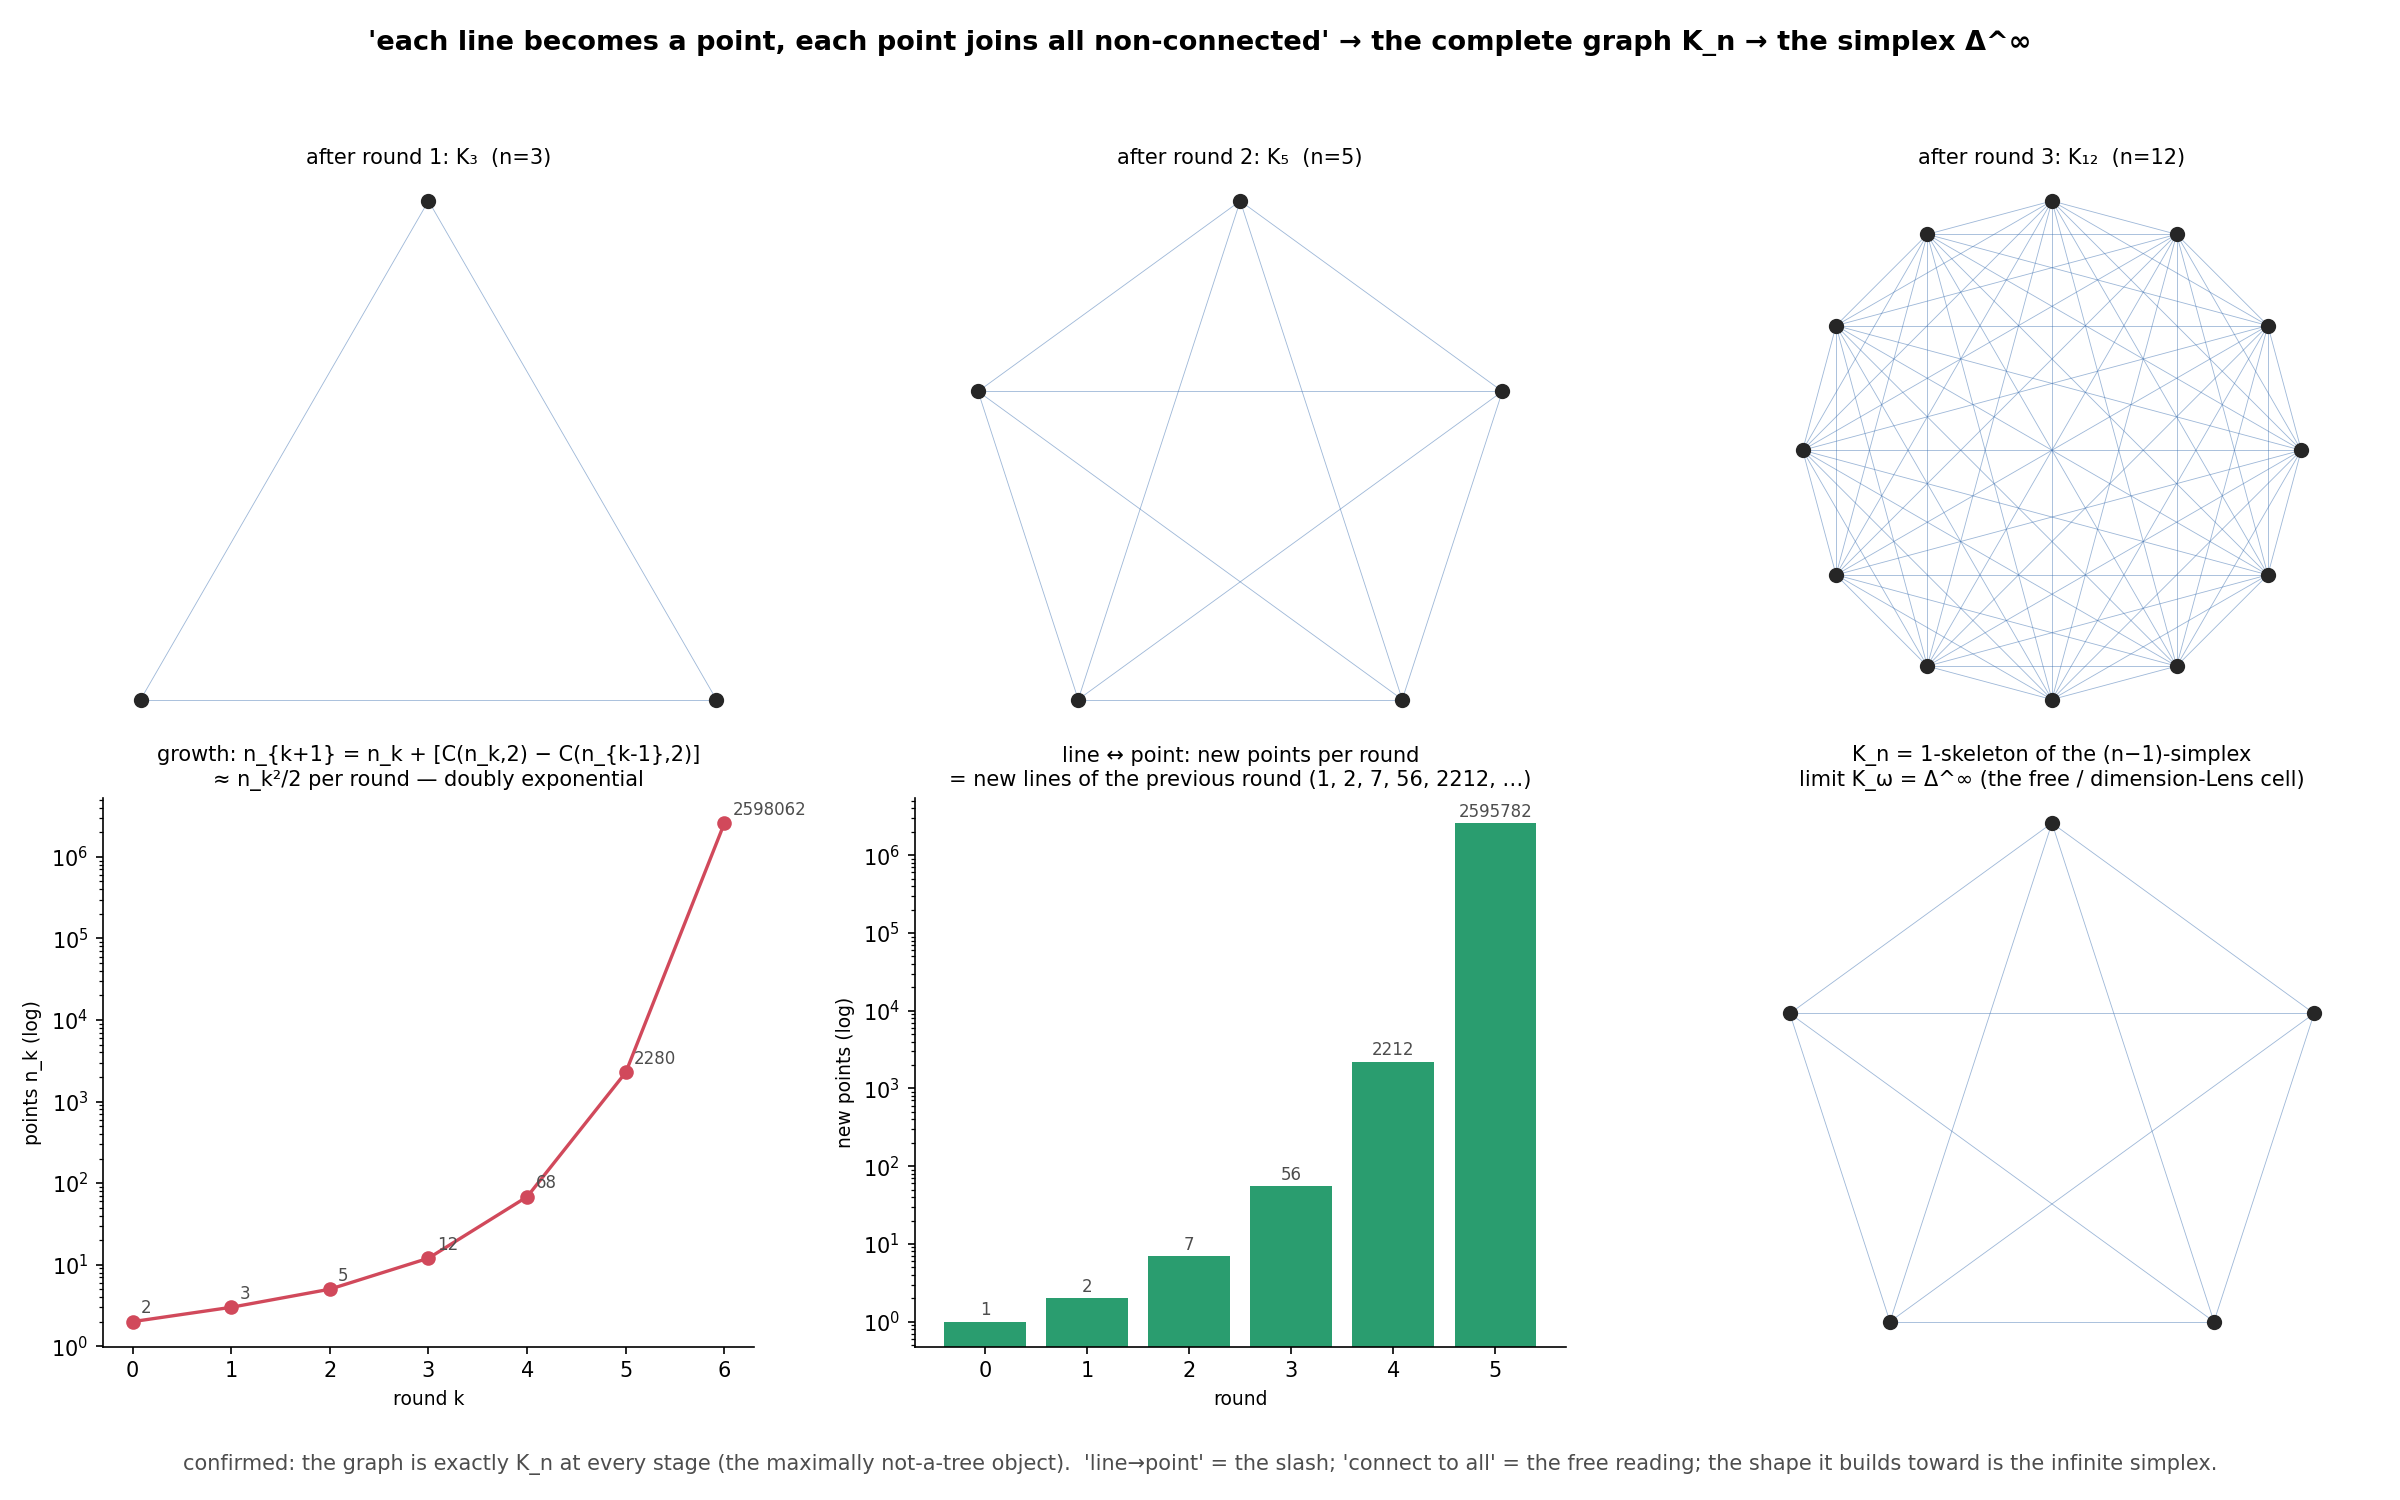

Write the Python code that produced this figure.
"""The 'line ↔ point, connect to all non-connected' rule → the complete graph.

Mingu Jeong's refined cycle:
  · two points;
  · draw the line(s) between points          (중간 1)
  · each line corresponds to one new point    (중간 2 — line ↔ point = the slash)
  · the new point draws lines to every point it is NOT already connected to (중간 3)
  · repeat: each new line → a point, each new point → lines to all non-connected.

What graph is this?  Computed exactly: at EVERY stage the graph is the complete
graph K_n (every vertex ends adjacent to every other, because a new vertex
connects to all then-existing, and all later vertices connect back to it).  The
"이어지지 않은" (only non-already-connected) clause is exactly what keeps it a
simple graph and is the reason it is not a tree — it is the *maximally* not-a-tree
object: K_n.

  point counts   n_k :  2, 3, 5, 12, 68, 2280, ~2.6·10⁶, …
  new per round       :  1, 2, 7, 56, 2212, …   (= new edges of the previous round)
  recursion           :  n_{k+1} = n_k + [C(n_k,2) − C(n_{k-1},2)],  graph = K_{n_k}
  growth              :  n_{k+1} ≈ C(n_k,2) ≈ n_k²/2  →  doubly exponential.

This lands exactly on the free / dimension-Lens cell: K_n is the 1-skeleton of the
regular (n−1)-simplex, so the limit is K_ω = Δ^∞
(`AngleStructure/SimplexOrthogonality.lean`).  "line → point" is the slash
(relation → object); "connect to all" is the free reading (every pair distinct and
adjacent).  It is the opposite end of the connection-criterion dial from the
sparse parent-edge graph; the user's rule picks the *complete* end.

Run:  python3 research-notes/geometric/complete_graph_rule.py
"""

import numpy as np
import matplotlib.pyplot as plt
from math import comb


def draw_complete(ax, n, title):
    th = np.linspace(0, 2 * np.pi, n, endpoint=False) + np.pi / 2
    P = np.column_stack([np.cos(th), np.sin(th)])
    for i in range(n):
        for j in range(i + 1, n):
            ax.plot([P[i, 0], P[j, 0]], [P[i, 1], P[j, 1]],
                    color="#3b6fb0", lw=0.4, alpha=0.5)
    ax.scatter(P[:, 0], P[:, 1], s=40, color="0.15", zorder=3)
    ax.set_aspect("equal"); ax.axis("off")
    ax.set_title(title, fontsize=10)


def main():
    # the exact sequence
    ns = [2]
    prev_edges = 0
    for _ in range(6):
        e = comb(ns[-1], 2)
        new = e - prev_edges
        ns.append(ns[-1] + new)
        prev_edges = e
    # ns = [2,3,5,12,68,2280,2598062,...]

    fig, ax = plt.subplots(2, 3, figsize=(16, 10))
    fig.patch.set_facecolor("white")

    draw_complete(ax[0, 0], 3, "after round 1: K₃  (n=3)")
    draw_complete(ax[0, 1], 5, "after round 2: K₅  (n=5)")
    draw_complete(ax[0, 2], 12, "after round 3: K₁₂  (n=12)")

    # growth
    g = ax[1, 0]
    k = np.arange(len(ns))
    g.semilogy(k, ns, "o-", color="#d1495b", lw=1.6)
    for kk, v in zip(k, ns):
        g.annotate(str(v), (kk, v), textcoords="offset points", xytext=(4, 4),
                   fontsize=8, color="0.3")
    g.set_title("growth: n_{k+1} = n_k + [C(n_k,2) − C(n_{k-1},2)]\n"
                "≈ n_k²/2 per round — doubly exponential", fontsize=10)
    g.set_xlabel("round k", fontsize=9); g.set_ylabel("points n_k (log)", fontsize=9)
    for s in ("top", "right"):
        g.spines[s].set_visible(False)

    # edge<->vertex correspondence (new points per round = new lines prev round)
    c = ax[1, 1]
    newpts = [ns[i + 1] - ns[i] for i in range(len(ns) - 1)]
    c.bar(range(len(newpts)), newpts, color="#2a9d6f")
    c.set_yscale("log")
    for i, v in enumerate(newpts):
        c.annotate(str(v), (i, v), textcoords="offset points", xytext=(0, 3),
                   ha="center", fontsize=8, color="0.3")
    c.set_title("line ↔ point: new points per round\n"
                "= new lines of the previous round (1, 2, 7, 56, 2212, …)",
                fontsize=10)
    c.set_xlabel("round", fontsize=9); c.set_ylabel("new points (log)", fontsize=9)
    for s in ("top", "right"):
        c.spines[s].set_visible(False)

    # tie to the simplex: K_5 = 1-skeleton of the 4-simplex
    draw_complete(ax[1, 2], 5,
                  "K_n = 1-skeleton of the (n−1)-simplex\n"
                  "limit K_ω = Δ^∞ (the free / dimension-Lens cell)")

    fig.suptitle("'each line becomes a point, each point joins all non-connected' "
                 "→ the complete graph K_n → the simplex Δ^∞",
                 fontsize=13, fontweight="bold")
    fig.text(0.5, 0.02,
             "confirmed: the graph is exactly K_n at every stage (the maximally "
             "not-a-tree object).  'line→point' = the slash; 'connect to all' = the "
             "free reading; the shape it builds toward is the infinite simplex.",
             ha="center", fontsize=10, color="0.3")
    fig.tight_layout(rect=[0, 0.045, 1, 0.95])
    out = "research-notes/geometric/complete_graph_rule.png"
    fig.savefig(out, dpi=150, facecolor="white")
    print("wrote", out, "| n_k =", ns)


if __name__ == "__main__":
    main()
